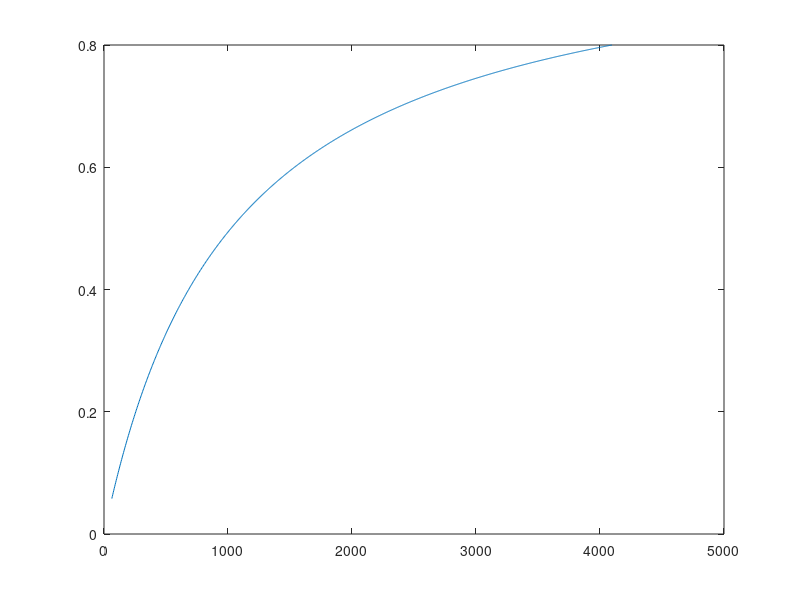

The MATLAB script that drew this image: (Note: this script raises an error after producing the figure.)
clear;
clc;
close;





width = 11;
N = 1024;
t = linspace(63, 4096,1024);%选取采样点

y = 1-1./(1+t/1024);

%y = 2.^(1*t);
plot(t,y);

gen_coe_txt_mif(y,width,1024,'./PwmLlinearizationCore.coe')

y1 =  y * 2 ^ (width-1); %小数的时候打开

q = quantizer([width,0]);
figure;
hexStr = num2hex(q,y1);
plot(y1);
